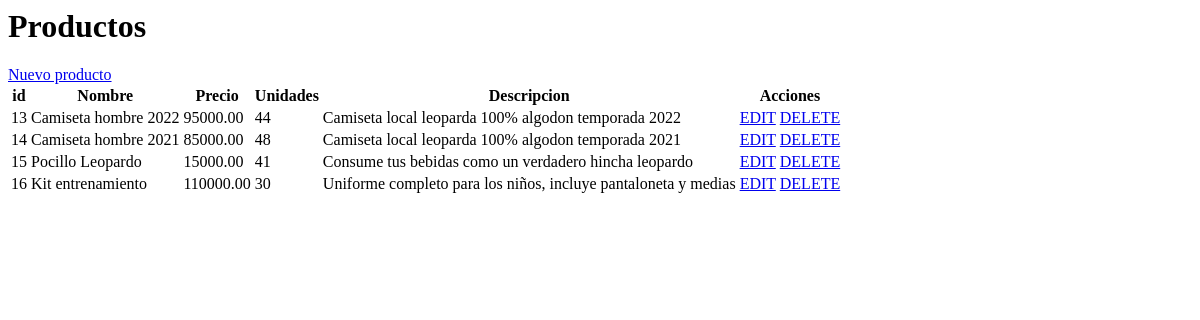
The app's page /crud-example/index3.php, older data.
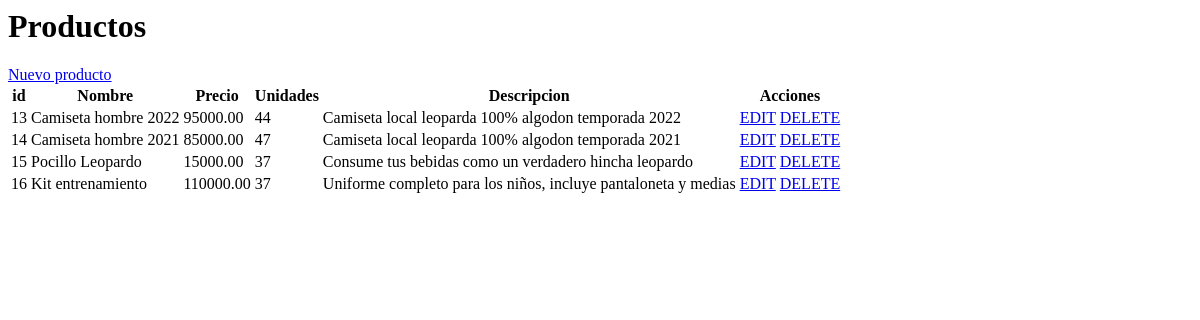
The same page, newer data.
### tables this page shows
CREATE TABLE `producto` (
  `id` int(10) NOT NULL,
  `nombre` varchar(100) NOT NULL,
  `precio` decimal(11,2) NOT NULL,
  `unidades` int(11) NOT NULL,
  `descripcion` varchar(100) NOT NULL
);

### crud-example/index3.php (the view, shortened to what this page needs)
<html>
    <head>
    </head>
    <body>
        <?php
            include("conexion.php");
            $sql="select * from producto";
            $resultado=mysqli_query($conexion,$sql);
        ?>
        <h1>Productos</h1>
        <a href="insert.php">Nuevo producto</a>
        <table>
            <thead>
                <tr>
                    <th>id</th>
                    <th>Nombre</th>
                    <th>Precio</th>
                    <th>Unidades</th>
                    <th>Descripcion</th>
                    <th>Acciones</th>
                </tr>
            </thead>
            <tbody>
                <?php
                    while($filas=mysqli_fetch_assoc($resultado)){
                ?>
                <tr>
                    <td><?php echo $filas['id'] ?></td>
                    <td><?php echo $filas['nombre'] ?></td>
                    <td><?php echo $filas['precio'] ?></td>
                    <td><?php echo $filas['unidades'] ?></td>
                    <td><?php echo $filas['descripcion'] ?></td>
                    <td>
                        <?php echo "<a href='edit.php?id=".$filas['id']."'>EDIT</a>";?>
                        <?php echo "<a href='delete.php?id=".$filas['id']."' onclick='return confirmar()'>DELETE</a>";?>
                    </td>
                </tr>
                <?php
                    }
                ?>
            </tbody>
        </table>
    </body>
</html>

Row changes from the older to the newer data that the page shows:
changed producto "Camiseta hombre 2021": unidades "48" → "47"
changed producto "Pocillo Leopardo": unidades "41" → "37"
changed producto "Kit entrenamiento": unidades "30" → "37"
